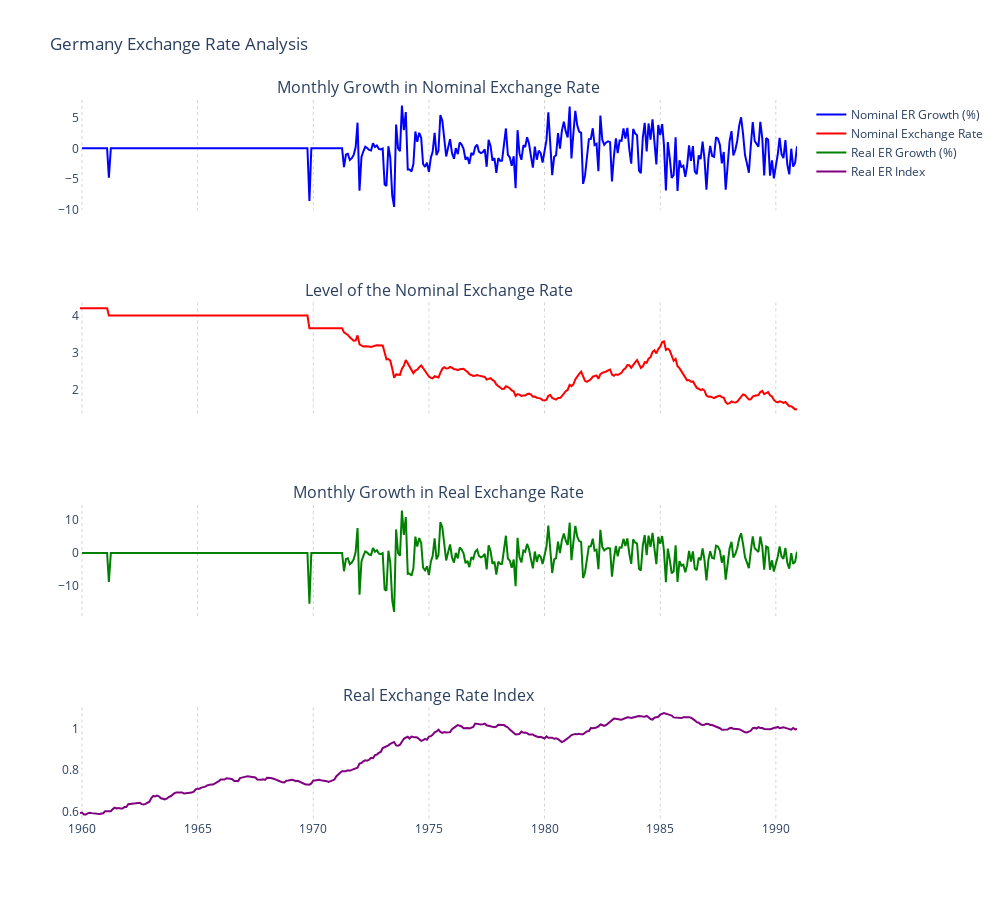

The code cell stored with this chart in its notebook:
### Markdown cell above
### **5.2.1 Exchange Rate and International Reserve Graphs**

### Code cell
# Convert 'Month-Year' to datetime format (with YYYY-MM-DD format)
df['Month-Year'] = pd.to_datetime(df['Month-Year'], format='%Y-%m-%d')

# Filter data for Germany
germany_df = df[df['Country'] == 'Germany'].sort_values(by='Month-Year')

# Create a subplot figure with 4 rows
fig = make_subplots(rows=4, cols=1, shared_xaxes=True, subplot_titles=[
    "Monthly Growth in Nominal Exchange Rate",
    "Level of the Nominal Exchange Rate",
    "Monthly Growth in Real Exchange Rate",
    "Real Exchange Rate Index"
])

# Add traces for each subplot
fig.add_trace(go.Scatter(x=germany_df['Month-Year'], y=germany_df['Monthly_Nominal_ER_Growth (%)'],
                         mode='lines', name='Nominal ER Growth (%)', line=dict(color='blue')),
              row=1, col=1)

fig.add_trace(go.Scatter(x=germany_df['Month-Year'], 
                         y=germany_df['Exchange Rates, National Currency Per U.S. Dollar, Period Average, Rate'],
                         mode='lines', name='Nominal Exchange Rate', line=dict(color='red')),
              row=2, col=1)

fig.add_trace(go.Scatter(x=germany_df['Month-Year'], y=germany_df['Monthly_Real_ER_Growth (%)'],
                         mode='lines', name='Real ER Growth (%)', line=dict(color='green')),
              row=3, col=1)

fig.add_trace(go.Scatter(x=germany_df['Month-Year'], y=germany_df['Real_ER_Index'],
                         mode='lines', name='Real ER Index', line=dict(color='purple')),
              row=4, col=1)

# Add the dotted vertical gridlines to all subplots
fig.update_xaxes(
    showgrid=True,
    gridwidth=1,
    gridcolor='lightgrey',
    griddash='dot'
)

# Update layout
fig.update_layout(
    height=900, width=1000, title_text="Germany Exchange Rate Analysis",
    showlegend=True, template="plotly",
    plot_bgcolor='white'
)

# Show figure
fig.show()

### Figure 1 — Plotly figure (JSON) as saved in the notebook; plotly's stock layout.template omitted (floating-point values rounded to 4 significant figures; data arrays with more than 128 entries replaced by an {"elided": "..."} marker saying what was removed)
{"data": [{"line": {"color": "blue"}, "mode": "lines", "name": "Nominal ER Growth (%)", "type": "scatter", "x": {"elided": "373 str values"}, "xaxis": "x", "y": {"elided": "373 float values"}, "yaxis": "y"}, {"line": {"color": "red"}, "mode": "lines", "name": "Nominal Exchange Rate", "type": "scatter", "x": {"elided": "373 str values"}, "xaxis": "x2", "y": {"elided": "373 float values"}, "yaxis": "y2"}, {"line": {"color": "green"}, "mode": "lines", "name": "Real ER Growth (%)", "type": "scatter", "x": {"elided": "373 str values"}, "xaxis": "x3", "y": {"elided": "373 float values"}, "yaxis": "y3"}, {"line": {"color": "purple"}, "mode": "lines", "name": "Real ER Index", "type": "scatter", "x": {"elided": "373 str values"}, "xaxis": "x4", "y": {"elided": "373 float values"}, "yaxis": "y4"}], "layout": {"annotations": [{"font": {"size": 16}, "showarrow": false, "text": "Monthly Growth in Nominal Exchange Rate", "x": 0.5, "xanchor": "center", "xref": "paper", "y": 1, "yanchor": "bottom", "yref": "paper"}, {"font": {"size": 16}, "showarrow": false, "text": "Level of the Nominal Exchange Rate", "x": 0.5, "xanchor": "center", "xref": "paper", "y": 0.7188, "yanchor": "bottom", "yref": "paper"}, {"font": {"size": 16}, "showarrow": false, "text": "Monthly Growth in Real Exchange Rate", "x": 0.5, "xanchor": "center", "xref": "paper", "y": 0.4375, "yanchor": "bottom", "yref": "paper"}, {"font": {"size": 16}, "showarrow": false, "text": "Real Exchange Rate Index", "x": 0.5, "xanchor": "center", "xref": "paper", "y": 0.1562, "yanchor": "bottom", "yref": "paper"}], "height": 900, "plot_bgcolor": "white", "showlegend": true, "title": {"text": "Germany Exchange Rate Analysis"}, "width": 1000, "xaxis": {"anchor": "y", "domain": [0, 1], "gridcolor": "lightgrey", "griddash": "dot", "gridwidth": 1, "matches": "x4", "showgrid": true, "showticklabels": false}, "xaxis2": {"anchor": "y2", "domain": [0, 1], "gridcolor": "lightgrey", "griddash": "dot", "gridwidth": 1, "matches": "x4", "showgrid": true, "showticklabels": false}, "xaxis3": {"anchor": "y3", "domain": [0, 1], "gridcolor": "lightgrey", "griddash": "dot", "gridwidth": 1, "matches": "x4", "showgrid": true, "showticklabels": false}, "xaxis4": {"anchor": "y4", "domain": [0, 1], "gridcolor": "lightgrey", "griddash": "dot", "gridwidth": 1, "showgrid": true}, "yaxis": {"anchor": "x", "domain": [0.8438, 1]}, "yaxis2": {"anchor": "x2", "domain": [0.5625, 0.7188]}, "yaxis3": {"anchor": "x3", "domain": [0.2812, 0.4375]}, "yaxis4": {"anchor": "x4", "domain": [0, 0.1562]}}}
